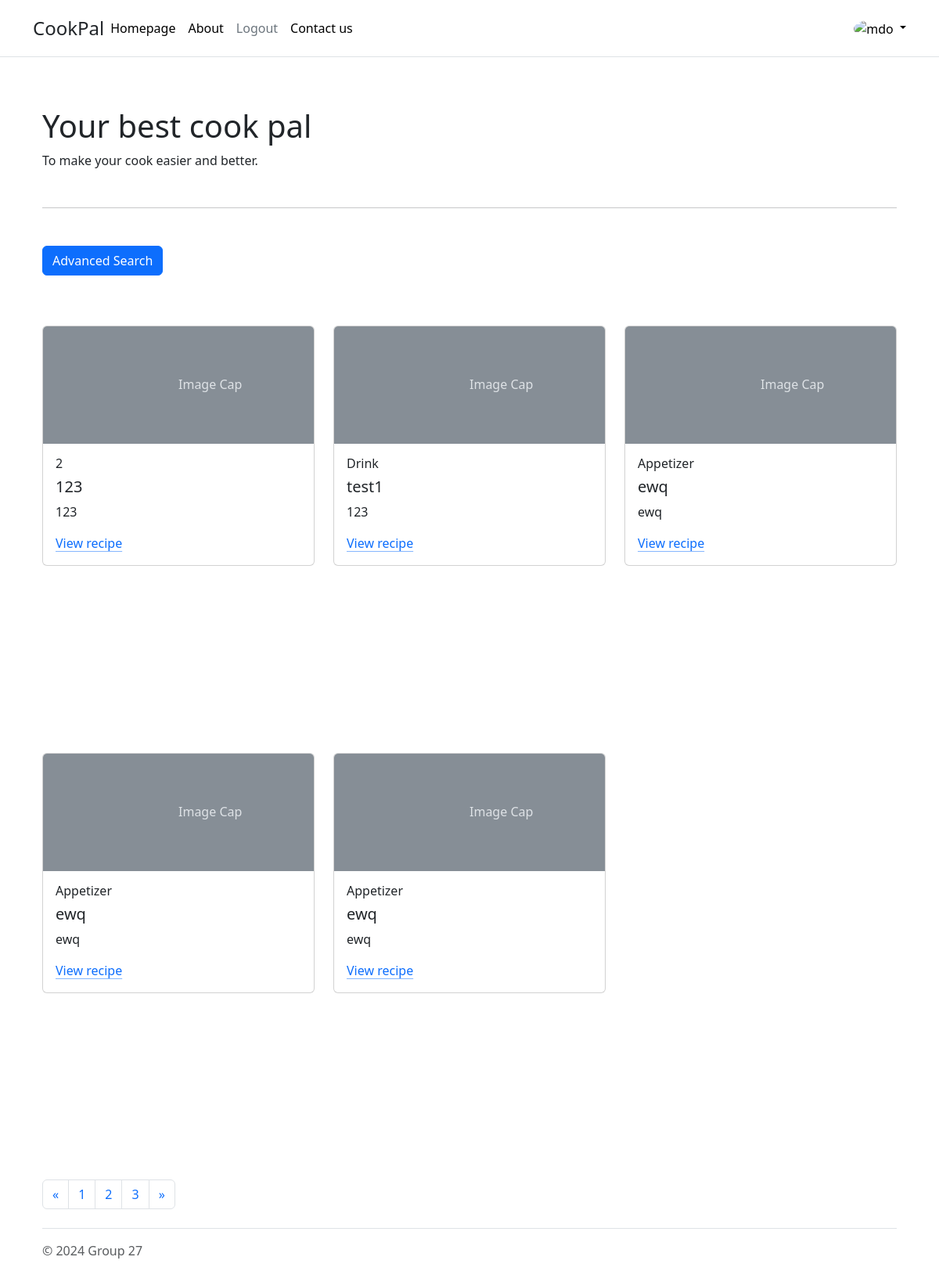
The app's page / (signed in), older data.
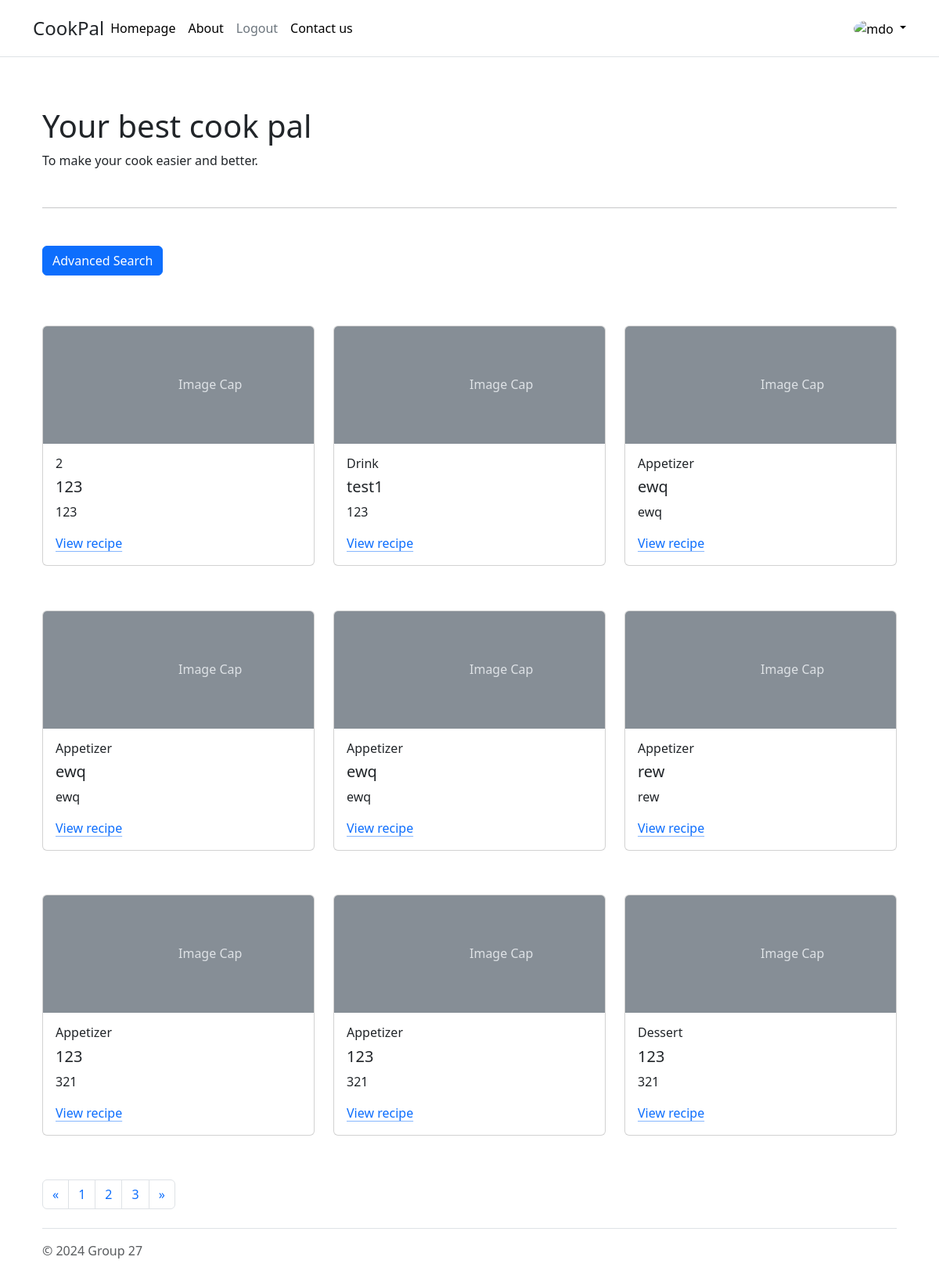
The same page, newer data.
### app/models.py (models this page shows, shortened)
class Recipe(models.Model):
    RecipeID = models.CharField(max_length=30, primary_key=True)
    User = models.ForeignKey(UserAccount,related_name="recipes", on_delete=models.CASCADE)
    Image = models.ImageField(upload_to='profile_images', blank=True)
    Title = models.CharField(max_length=50)
    Type = models.CharField(max_length=50)
    Origin = models.CharField(max_length=50)
    Ingredients = models.CharField(max_length=200)
    Instructions = models.CharField(max_length=500)
    PostDate = models.DateTimeField()
    UpdateDate = models.DateTimeField()

### app/views.py (the view, shortened to what this page needs)
# urls.py: path('', views.HomepageView.as_view(), name='homepage'),
class HomepageView(View):
    def get(self, request):
        allRecipes = Recipe.objects.all()
        context = {"recipes": allRecipes}
        return render(request, 'app/homepage.html', context=context)

### templates/app/homepage.html (shortened to what this page needs)
{% extends 'app/base.html' %}
{% load staticfiles %}
{% block body_block %}
<div class="container py-5">
    <div>
        <h1>
            Your best cook pal
        </h1>
        <p>
            To make your cook easier and better.
        </p>
    </div>
    <hr class="my-5">
    <p class="d-inline-flex gap-1">
        <button class="btn btn-primary" type="button" data-bs-toggle="collapse" data-bs-target="#collapseSearch"
                aria-expanded="false" aria-controls="collapseSearch">
            Advanced Search
        </button>
    </p>
    {% if recipes %}
    <div class="row mt-5" data-masonry="{ percentPosition": true}" style="position:relative; height: 1091px;">
    {% for recipe in recipes %}
    <div class="col-sm-6 col-lg-4 mb-4">
        <div class="card">
            <svg class="bd-placeholder-img card-img-top" width="100%" height="200%" xmlns="" role="img"
                 aria-label="placeholder: Image cap" preserveAspectRatio="xMidYMid slice" focusable="false">
                <text x="50%" y="50%" fill="#dee2e6" dy=".3em">Image Cap</text>
            </svg>
            <div class="card-body">
                <h6 class="card-recipe-type">{{ recipe.Type }}</h6>
                <h5 class="card-title">{{ recipe.Title }}</h5>
                <p class="card-text">
                    {{ recipe.Ingredients }}
                </p>
                <a href="{% url 'app:recipe'  recipe.RecipeID  %} " class="icon-link gap-1 icon-link-hover stretched-link">
                    View recipe
                </a>
            </div>
        </div>
    </div>
    {% endfor %}
    {% else %}
    <strong>No recipes available</strong>
    {% endif %}
</div>
<nav aria-label="Page navigation example">
    <ul class="pagination">
      <li class="page-item">
        <a class="page-link" href="#" aria-label="Previous">
          <span aria-hidden="true">&laquo;</span>
        </a>
      </li>
      <li class="page-item"><a class="page-link" href="#">1</a></li>
      <li class="page-item"><a class="page-link" href="#">2</a></li>
      <li class="page-item"><a class="page-link" href="#">3</a></li>
      <li class="page-item">
        <a class="page-link" href="#" aria-label="Next">
          <span aria-hidden="true">&raquo;</span>
        </a>
      </li>
    </ul>
</nav>
<footer class="pt-3 mt-4 text-body-secondary border-top">
    © 2024 Group 27
</footer>
</div>
{% endblock %}

Row changes from the older to the newer data that the page shows:
added Recipe: Type "Appetizer", Title "rew", Ingredients "rew"
added Recipe: Type "Appetizer", Title "123", Ingredients "321"
added Recipe: Type "Appetizer", Title "123", Ingredients "321"
added Recipe: Type "Dessert", Title "123", Ingredients "321"
